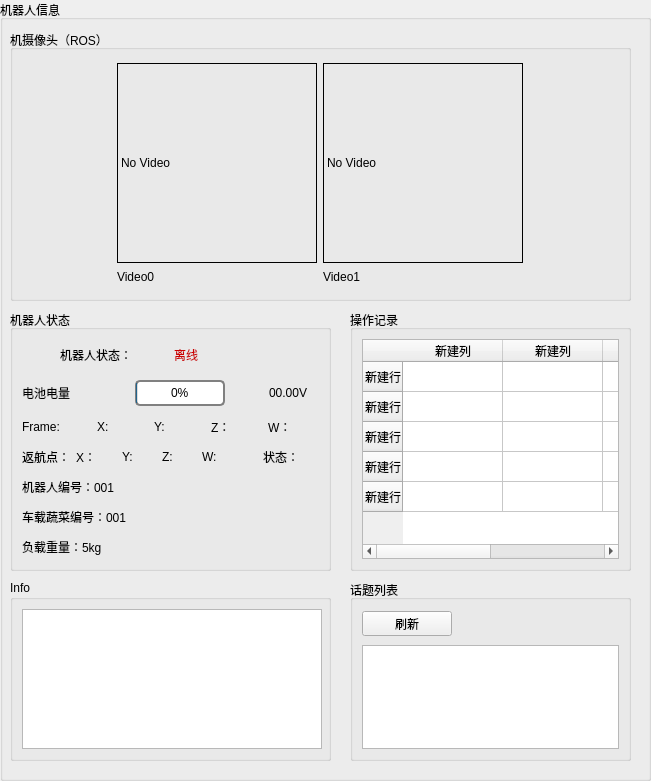
           <widget class="QGroupBox" name="groupBox_13">
            <property name="geometry">
             <rect>
              <x>320</x>
              <y>20</y>
              <width>651</width>
              <height>781</height>
             </rect>
            </property>
            <property name="title">
             <string>机器人信息</string>
            </property>
            <widget class="QGroupBox" name="groupBox_6">
             <property name="geometry">
              <rect>
               <x>10</x>
               <y>30</y>
               <width>621</width>
               <height>271</height>
              </rect>
             </property>
             <property name="title">
              <string>机摄像头（ROS）</string>
             </property>
             <layout class="QGridLayout" name="gridLayout_7">
              <item row="0" column="0">
               <layout class="QGridLayout" name="gridLayout_3">
                <item row="0" column="1">
                 <widget class="QLabel" name="label_video1">
                  <property name="minimumSize">
                   <size>
                    <width>200</width>
                    <height>200</height>
                   </size>
                  </property>
                  <property name="maximumSize">
                   <size>
                    <width>200</width>
                    <height>200</height>
                   </size>
                  </property>
                  <property name="styleSheet">
                   <string notr="true">border:1px solid rgb(0, 0, 0)</string>
                  </property>
                  <property name="text">
                   <string>No Video</string>
                  </property>
                 </widget>
                </item>
                <item row="1" column="0">
                 <widget class="QLabel" name="label_v_name0">
                  <property name="maximumSize">
                   <size>
                    <width>16777215</width>
                    <height>15</height>
                   </size>
                  </property>
                  <property name="text">
                   <string>Video0</string>
                  </property>
                 </widget>
                </item>
                <item row="1" column="1">
                 <widget class="QLabel" name="label_v_name1">
                  <property name="maximumSize">
                   <size>
                    <width>16777215</width>
                    <height>15</height>
                   </size>
                  </property>
                  <property name="text">
                   <string>Video1</string>
                  </property>
                 </widget>
                </item>
                <item row="0" column="0">
                 <widget class="QLabel" name="label_video0">
                  <property name="minimumSize">
                   <size>
                    <width>200</width>
                    <height>200</height>
                   </size>
                  </property>
                  <property name="maximumSize">
                   <size>
                    <width>200</width>
                    <height>200</height>
                   </size>
                  </property>
                  <property name="styleSheet">
                   <string notr="true">border:1px solid rgb(0, 0, 0)</string>
                  </property>
                  <property name="text">
                   <string>No Video</string>
                  </property>
                 </widget>
                </item>
               </layout>
              </item>
             </layout>
            </widget>
            <widget class="QGroupBox" name="groupBox_9">
             <property name="geometry">
              <rect>
               <x>10</x>
               <y>310</y>
               <width>321</width>
               <height>261</height>
              </rect>
             </property>
             <property name="title">
              <string>机器人状态</string>
             </property>
             <layout class="QVBoxLayout" name="verticalLayout_24">
              <item>
               <layout class="QVBoxLayout" name="verticalLayout_23">
                <item>
                 <layout class="QHBoxLayout" name="horizontalLayout_18">
                  <item>
                   <widget class="QLabel" name="label_19">
                    <property name="minimumSize">
                     <size>
                      <width>32</width>
                      <height>32</height>
                     </size>
                    </property>
                    <property name="maximumSize">
                     <size>
                      <width>32</width>
                      <height>32</height>
                     </size>
                    </property>
                    <property name="text">
                     <string/>
                    </property>
                    <property name="pixmap">
                     <pixmap resource="../resources/images.qrc">:/images/robot2.png</pixmap>
                    </property>
                   </widget>
                  </item>
                  <item>
                   <widget class="QLabel" name="label_18">
                    <property name="text">
                     <string>机器人状态：</string>
                    </property>
                   </widget>
                  </item>
                  <item>
                   <widget class="QLabel" name="label_statue_text">
                    <property name="styleSheet">
                     <string notr="true"/>
                    </property>
                    <property name="text">
                     <string>&lt;html&gt;&lt;head/&gt;&lt;body&gt;&lt;p&gt;&lt;span style=&quot; color:#cc0000;&quot;&gt;离线&lt;/span&gt;&lt;/p&gt;&lt;/body&gt;&lt;/html&gt;</string>
                    </property>
                   </widget>
                  </item>
                  <item>
                   <widget class="QLabel" name="label_robot_staue_img">
                    <property name="minimumSize">
                     <size>
                      <width>32</width>
                      <height>32</height>
                     </size>
                    </property>
                    <property name="maximumSize">
                     <size>
                      <width>32</width>
                      <height>32</height>
                     </size>
                    </property>
                    <property name="text">
                     <string/>
                    </property>
                    <property name="pixmap">
                     <pixmap resource="../resources/images.qrc">:/images/offline.png</pixmap>
                    </property>
                   </widget>
                  </item>
                 </layout>
                </item>
                <item>
                 <layout class="QHBoxLayout" name="horizontalLayout_3">
                  <item>
                   <widget class="QLabel" name="label_10">
                    <property name="text">
                     <string>电池电量</string>
                    </property>
                   </widget>
                  </item>
                  <item>
                   <widget class="QLabel" name="label_6">
                    <property name="maximumSize">
                     <size>
                      <width>30</width>
                      <height>30</height>
                     </size>
                    </property>
                    <property name="text">
                     <string/>
                    </property>
                    <property name="pixmap">
                     <pixmap resource="../resources/images.qrc">:/images/power.png</pixmap>
                    </property>
                   </widget>
                  </item>
                  <item>
                   <widget class="QProgressBar" name="progressBar">
                    <property name="maximumSize">
                     <size>
                      <width>90</width>
                      <height>16777215</height>
                     </size>
                    </property>
                    <property name="styleSheet">
                     <string notr="true">

QProgressBar {
   border: 2px solid grey;
   border-radius: 5px;
   text-align: center;
}</string>
                    </property>
                    <property name="value">
                     <number>0</number>
                    </property>
                   </widget>
                  </item>
                  <item>
                   <widget class="QLabel" name="label_11">
                    <property name="minimumSize">
                     <size>
                      <width>32</width>
                      <height>32</height>
                     </size>
                    </property>
                    <property name="maximumSize">
                     <size>
                      <width>32</width>
                      <height>32</height>
                     </size>
                    </property>
                    <property name="text">
                     <string/>
                    </property>
                    <property name="pixmap">
                     <pixmap resource="../resources/images.qrc">:/images/power-v.png</pixmap>
                    </property>
                   </widget>
                  </item>
                  <item>
                   <widget class="QLabel" name="label_power">
                    <property name="minimumSize">
                     <size>
                      <width>50</width>
                      <height>32</height>
                     </size>
                    </property>
                    <property name="maximumSize">
                     <size>
                      <width>50</width>
                      <height>32</height>
                     </size>
                    </property>
                    <property name="text">
                     <string>00.00V</string>
                    </property>
                   </widget>
                  </item>
                 </layout>
                </item>
               </layout>
              </item>
              <item>
               <layout class="QHBoxLayout" name="horizontalLayout_19">
                <item>
                 <widget class="QLabel" name="label_15">
                  <property name="maximumSize">
                   <size>
                    <width>50</width>
                    <height>16777215</height>
                   </size>
                  </property>
                  <property name="text">
                   <string>Frame:</string>
                  </property>
                 </widget>
                </item>
                <item>
                 <widget class="QLabel" name="label_frame">
                  <property name="maximumSize">
                   <size>
                    <width>30</width>
                    <height>16777215</height>
                   </size>
                  </property>
                  <property name="text">
                   <string/>
                  </property>
                 </widget>
                </item>
                <item>
                 <widget class="QLabel" name="label_21">
                  <property name="maximumSize">
                   <size>
                    <width>20</width>
                    <height>16777215</height>
                   </size>
                  </property>
                  <property name="text">
                   <string>X:</string>
                  </property>
                 </widget>
                </item>
                <item>
                 <widget class="QLabel" name="label_x">
                  <property name="maximumSize">
                   <size>
                    <width>70</width>
                    <height>16777215</height>
                   </size>
                  </property>
                  <property name="text">
                   <string/>
                  </property>
                 </widget>
                </item>
                <item>
                 <widget class="QLabel" name="label_22">
                  <property name="maximumSize">
                   <size>
                    <width>20</width>
                    <height>16777215</height>
                   </size>
                  </property>
                  <property name="text">
                   <string>Y:</string>
                  </property>
                 </widget>
                </item>
                <item>
                 <widget class="QLabel" name="label_y">
                  <property name="maximumSize">
                   <size>
                    <width>70</width>
                    <height>16777215</height>
                   </size>
                  </property>
                  <property name="text">
                   <string/>
                  </property>
                 </widget>
                </item>
                <item>
                 <widget class="QLabel" name="label_23">
                  <property name="maximumSize">
                   <size>
                    <width>20</width>
                    <height>16777215</height>
                   </size>
                  </property>
                  <property name="text">
                   <string>Z：</string>
                  </property>
                 </widget>
                </item>
                <item>
                 <widget class="QLabel" name="label_z">
                  <property name="maximumSize">
                   <size>
                    <width>70</width>
                    <height>16777215</height>
                   </size>
                  </property>
                  <property name="text">
                   <string/>
                  </property>
                 </widget>
                </item>
                <item>
                 <widget class="QLabel" name="label_24">
                  <property name="maximumSize">
                   <size>
                    <width>20</width>
                    <height>16777215</height>
                   </size>
                  </property>
                  <property name="text">
                   <string>W：</string>
                  </property>
                 </widget>
                </item>
                <item>
                 <widget class="QLabel" name="label_w">
                  <property name="maximumSize">
                   <size>
                    <width>70</width>
                    <height>16777215</height>
                   </size>
                  </property>
                  <property name="text">
                   <string/>
                  </property>
                 </widget>
                </item>
               </layout>
              </item>
              <item>
               <layout class="QHBoxLayout" name="horizontalLayout_12">
                <item>
                 <widget class="QLabel" name="label_16">
                  <property name="maximumSize">
                   <size>
                    <width>80</width>
                    <height>16777215</height>
                   </size>
                  </property>
                  <property name="text">
                   <string>返航点：</string>
                  </property>
                 </widget>
                </item>
                <item>
                 <widget class="QLabel" name="label_25">
                  <property name="maximumSize">
                   <size>
                    <width>20</width>
                    <height>16777215</height>
                   </size>
                  </property>
                  <property name="text">
                   <string>X：</string>
                  </property>
                 </widget>
                </item>
                <item>
                 <widget class="QLabel" name="label_return_x">
                  <property name="maximumSize">
                   <size>
                    <width>70</width>
                    <height>16777215</height>
                   </size>
                  </property>
                  <property name="text">
                   <string/>
                  </property>
                 </widget>
                </item>
                <item>
                 <widget class="QLabel" name="label_26">
                  <property name="maximumSize">
                   <size>
                    <width>20</width>
                    <height>16777215</height>
                   </size>
                  </property>
                  <property name="text">
                   <string>Y:</string>
                  </property>
                 </widget>
                </item>
                <item>
                 <widget class="QLabel" name="label_return_y">
                  <property name="maximumSize">
                   <size>
                    <width>70</width>
                    <height>16777215</height>
                   </size>
                  </property>
                  <property name="text">
                   <string/>
                  </property>
                 </widget>
                </item>
                <item>
                 <widget class="QLabel" name="label_27">
                  <property name="maximumSize">
                   <size>
                    <width>20</width>
                    <height>16777215</height>
                   </size>
                  </property>
                  <property name="text">
                   <string>Z:</string>
                  </property>
                 </widget>
                </item>
                <item>
                 <widget class="QLabel" name="label_return_z">
                  <property name="maximumSize">
                   <size>
                    <width>70</width>
                    <height>16777215</height>
                   </size>
                  </property>
                  <property name="text">
                   <string/>
                  </property>
                 </widget>
                </item>
                <item>
                 <widget class="QLabel" name="label_28">
                  <property name="maximumSize">
                   <size>
                    <width>20</width>
                    <height>16777215</height>
                   </size>
                  </property>
                  <property name="text">
                   <string>W:</string>
                  </property>
                 </widget>
                </item>
                <item>
                 <widget class="QLabel" name="label_return_w">
                  <property name="maximumSize">
                   <size>
                    <width>70</width>
                    <height>16777215</height>
                   </size>
                  </property>
                  <property name="text">
                   <string/>
                  </property>
                 </widget>
                </item>
                <item>
                 <widget class="QLabel" name="label_17">
                  <property name="text">
                   <string/>
                  </property>
                 </widget>
                </item>
                <item>
                 <widget class="QLabel" name="label_20">
                  <property name="maximumSize">
                   <size>
                    <width>100</width>
                    <height>16777215</height>
                   </size>
                  </property>
                  <property name="text">
                   <string>状态：</string>
                  </property>
                 </widget>
                </item>
                <item>
                 <widget class="QLabel" name="label_staue">
                  <property name="text">
                   <string/>
                  </property>
                 </widget>
                </item>
               </layout>
              </item>
              <item>
               <widget class="QLabel" name="label_30">
                <property name="text">
                 <string>机器人编号：001</string>
                </property>
               </widget>
              </item>
              <item>
               <widget class="QLabel" name="label_31">
                <property name="text">
                 <string>车载蔬菜编号：001</string>
                </property>
               </widget>
              </item>
              <item>
               <widget class="QLabel" name="label_32">
                <property name="text">
                 <string>负载重量：5kg</string>
                </property>
               </widget>
              </item>
             </layout>
            </widget>
            <widget class="QGroupBox" name="groupBox_10">
             <property name="geometry">
              <rect>
               <x>350</x>
               <y>310</y>
               <width>281</width>
               <height>261</height>
              </rect>
             </property>
             <property name="title">
              <string>操作记录</string>
             </property>
             <layout class="QVBoxLayout" name="verticalLayout_25">
              <item>
               <widget class="QTableWidget" name="tableWidget">
                <row>
                 <property name="text">
                  <string>新建行</string>
                 </property>
                </row>
                <row>
                 <property name="text">
                  <string>新建行</string>
                 </property>
                </row>
                <row>
                 <property name="text">
                  <string>新建行</string>
                 </property>
                </row>
                <row>
                 <property name="text">
                  <string>新建行</string>
                 </property>
                </row>
                <row>
                 <property name="text">
                  <string>新建行</string>
                 </property>
                </row>
                <column>
                 <property name="text">
                  <string>新建列</string>
                 </property>
                </column>
                <column>
                 <property name="text">
                  <string>新建列</string>
                 </property>
                </column>
                <column>
                 <property name="text">
                  <string>新建列</string>
                 </property>
                </column>
                <column>
                 <property name="text">
                  <string>新建列</string>
                 </property>
                </column>
                <item row="0" column="2">
                 <property name="text">
                  <string/>
                 </property>
                </item>
                <item row="1" column="2">
                 <property name="text">
                  <string/>
                 </property>
                </item>
                <item row="2" column="2">
                 <property name="text">
                  <string/>
                 </property>
                </item>
               </widget>
              </item>
             </layout>
            </widget>
            <widget class="QGroupBox" name="groupBox_4">
             <property name="geometry">
              <rect>
               <x>10</x>
               <y>580</y>
               <width>321</width>
               <height>181</height>
              </rect>
             </property>
             <property name="maximumSize">
              <size>
               <width>16777215</width>
               <height>16777215</height>
              </size>
             </property>
             <property name="title">
              <string>Info</string>
             </property>
             <layout class="QGridLayout" name="gridLayout_8">
              <item row="0" column="0">
               <widget class="QListView" name="view_logging">
                <property name="minimumSize">
                 <size>
                  <width>300</width>
                  <height>0</height>
                 </size>
                </property>
                <property name="maximumSize">
                 <size>
                  <width>12312312</width>
                  <height>12312312</height>
                 </size>
                </property>
               </widget>
              </item>
             </layout>
            </widget>
            <widget class="QGroupBox" name="groupBox_14">
             <property name="geometry">
              <rect>
               <x>350</x>
               <y>580</y>
               <width>281</width>
               <height>181</height>
              </rect>
             </property>
             <property name="title">
              <string>话题列表</string>
             </property>
             <layout class="QVBoxLayout" name="verticalLayout_29">
              <item>
               <layout class="QVBoxLayout" name="verticalLayout_28">
                <item>
                 <layout class="QHBoxLayout" name="horizontalLayout_7">
                  <item>
                   <widget class="QPushButton" name="refreash_topic_btn">
                    <property name="minimumSize">
                     <size>
                      <width>90</width>
                      <height>25</height>
                     </size>
                    </property>
                    <property name="maximumSize">
                     <size>
                      <width>90</width>
                      <height>25</height>
                     </size>
                    </property>
                    <property name="cursor">
                     <cursorShape>ArrowCursor</cursorShape>
                    </property>
                    <property name="styleSheet">
                     <string notr="true"/>
                    </property>
                    <property name="text">
                     <string>刷新</string>
                    </property>
                    <property name="icon">
                     <iconset resource="../resources/images.qrc">
                      <normaloff>:/images/refreash.png</normaloff>:/images/refreash.png</iconset>
                    </property>
                   </widget>
                  </item>
                  <item>
                   <spacer name="horizontalSpacer_4">
                    <property name="orientation">
                     <enum>Qt::Horizontal</enum>
                    </property>
                    <property name="sizeHint" stdset="0">
                     <size>
                      <width>208</width>
                      <height>30</height>
                     </size>
                    </property>
                   </spacer>
                  </item>
                 </layout>
                </item>
                <item>
                 <widget class="QListWidget" name="topic_listWidget"/>
                </item>
               </layout>
              </item>
             </layout>
            </widget>
           </widget>
